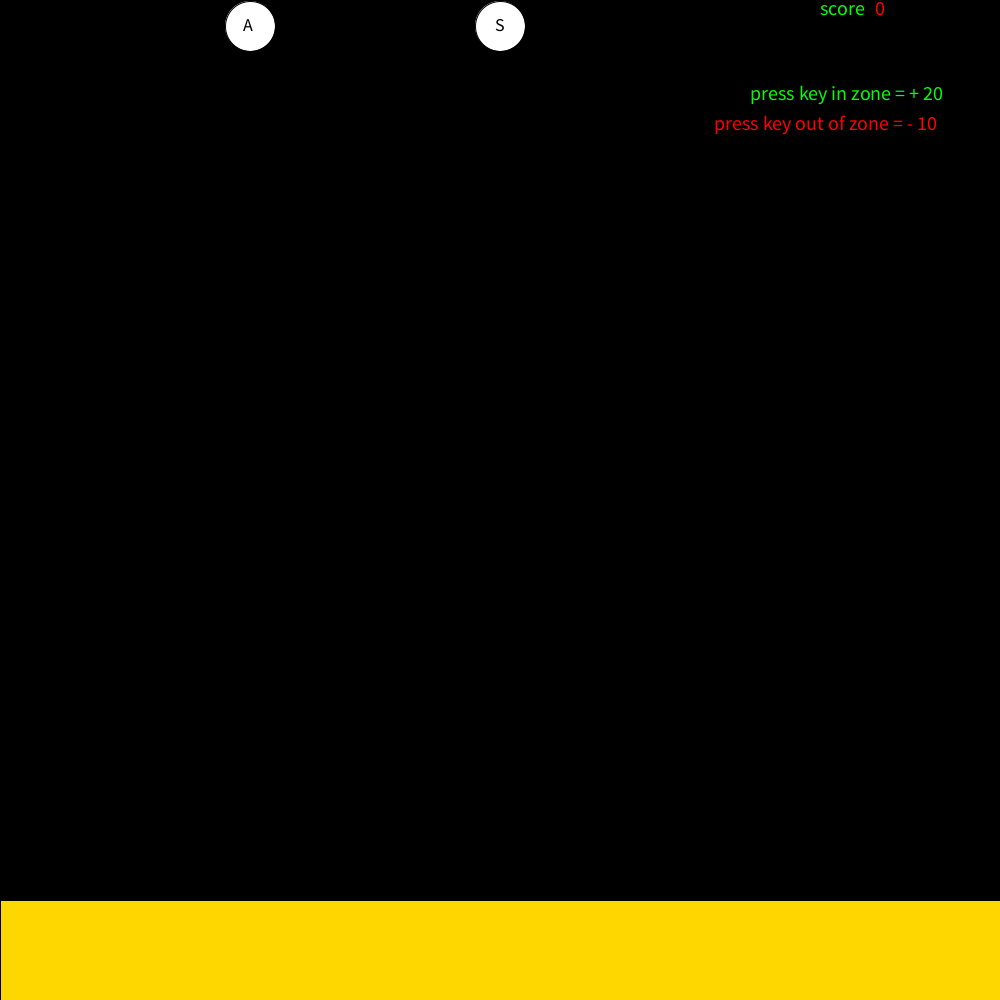
Frame 1 (no input)
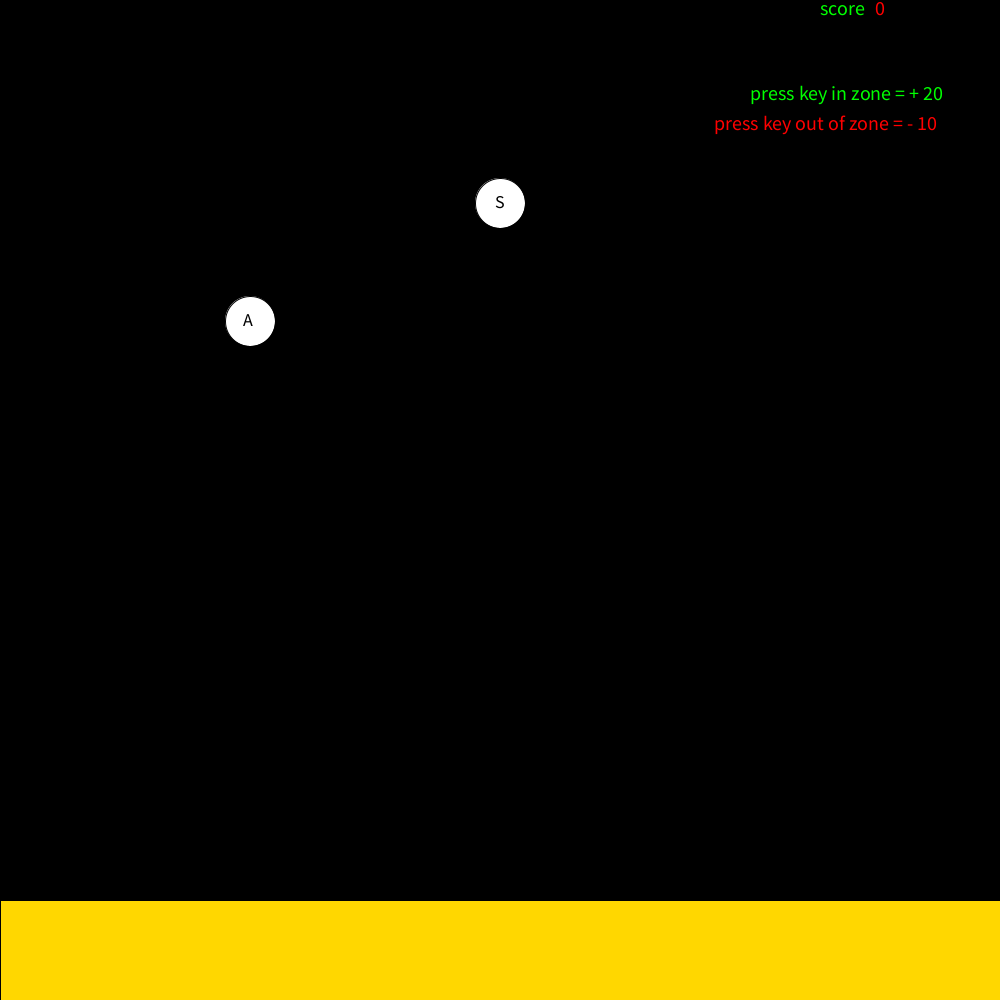
Frame 60 (the mouse pressed at the canvas centre just before this capture)
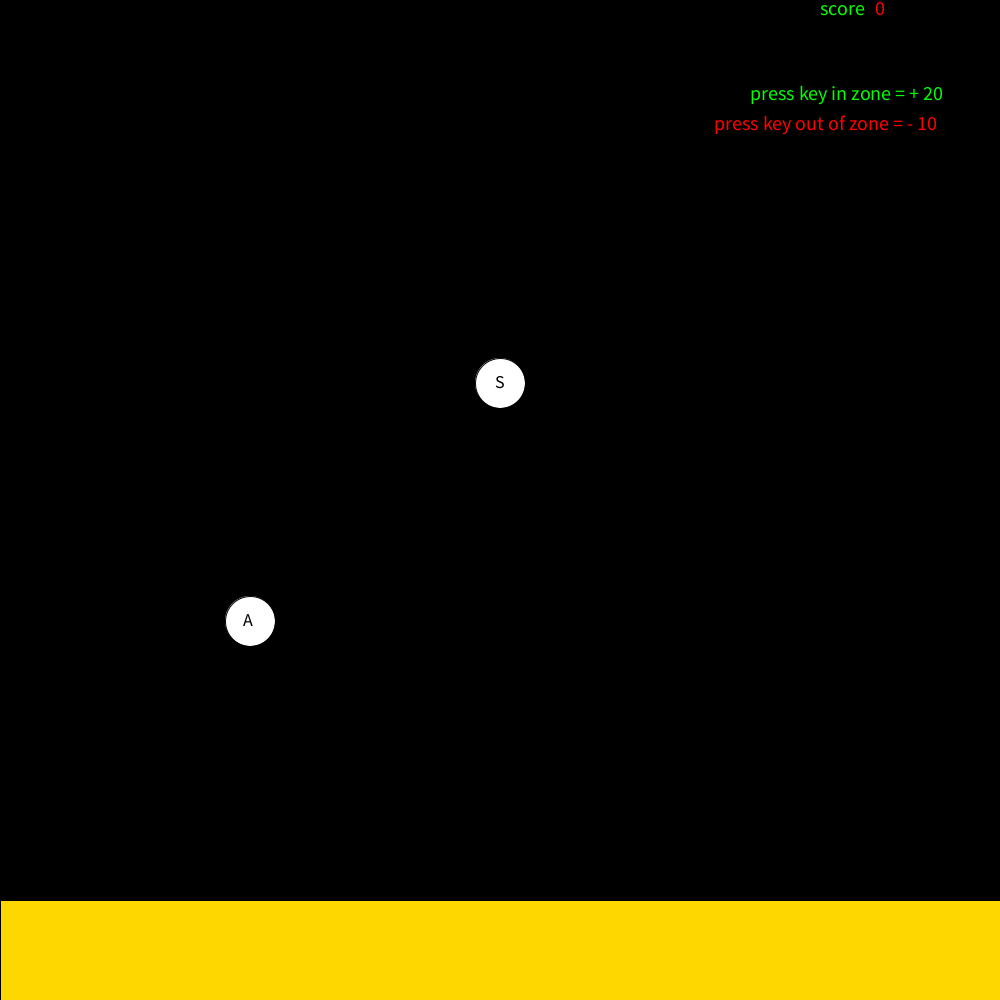
Frame 120 (the mouse held since frame 60 and released just before this capture)

The Processing sketch that drew these frames (run headless with seeded random() and noise(); from frame 60 on, the mouse is pressed at the canvas centre):

// Processing sketch: Drew_s_Key_Ball
// ── Drew_s_Key_Ball.pde


int bally=26;
int myScore=0;
int bally2=26;
void setup()
{
  noCursor();
  size(1000, 1000);
}

void draw()
{
  background(0, 0, 0);
  fill(255, 215, 0);
  rect(0, 900, 1000, 100);
  fill(255, 255, 255);
  ellipse(500, bally, 50, 50);
  ellipse(250, bally2, 50, 50);
  fill(0,0,0);
  textSize(18);
  text("A",243,bally2+5);
  text("S",495,bally+5);
  fill(255, 255, 255);

  bally=bally+3;
  bally2=bally2+5;
  if (bally>1015)
  {
    bally=26;
  }
  if (bally2>1015)
  {
    bally2=26;
  }

  textSize(20);
  fill(0, 255, 0);
  text("score", 820, 15);
  text("press key in zone = + 20", 750, 100);
  fill(255, 0, 0);
  text(myScore, 875, 15);
  text("press key out of zone = - 10", 714, 130);
  textSize(50);
}
void keyPressed()
{ 
  if (key=='s' && bally>924)
  {
    fill(0, 255, 0);
    text("GOOD JOB", 370, 500);
    myScore=myScore+20;
  }
  if (key=='a' && bally2>924)
  {
    fill(0, 255, 0);
    text("GOOD JOB", 370, 500);
    myScore=myScore+20;
  }
  if (key=='s' && bally<924)
  {
    fill(255, 0, 0);
    text("NO", 490, 500);
    myScore=myScore-10;
  }
   if (key=='a' && bally2<924)
  {
    fill(255, 0, 0);
    text("NO", 490, 500);
    myScore=myScore-10;
  }
}
